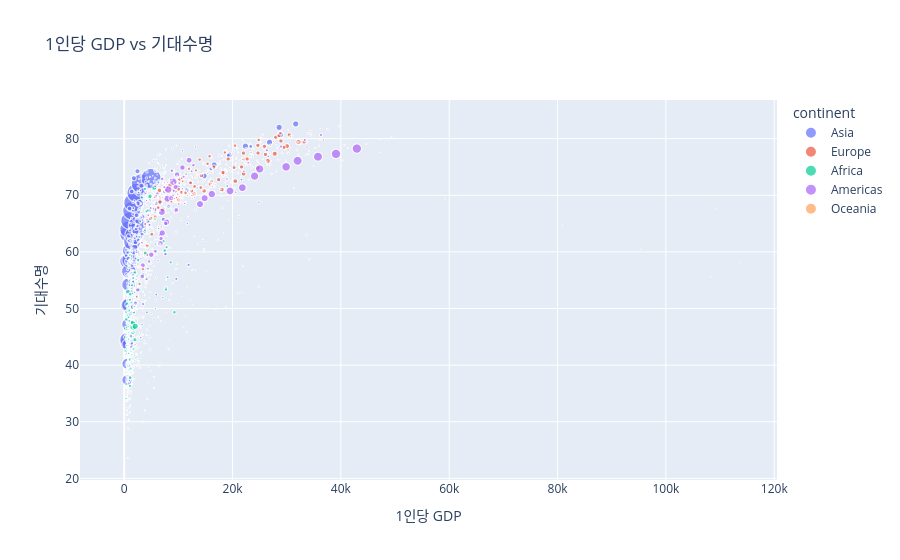

The notebook cell this image was saved under:
### Code cell
# px.scatter

fig = px.scatter(df_gapminder, x="gdpPercap", y="lifeExp",
                 color="continent",
                 size="pop",
                 hover_data=["country"],
                 title="1인당 GDP vs 기대수명",
                 labels={"gdpPercap": "1인당 GDP", "lifeExp": "기대수명"})
# labels={"gdpPercap": "1인당 GDP", "lifeExp": "기대수명"}

# labels를 쓰지 않으면 DataFrame의 컬럼명이 그대로 표시 (이전 예제에서 x축 레이블 → gdpPercap, y축 레이블 → lifeExp)
# x="gdpPercap" → "1인당 GDP"
# y="lifeExp" → "기대수명"
fig.show()

### Figure 1 — Plotly figure (JSON) as saved in the notebook; plotly's stock layout.template omitted (floating-point values rounded to 4 significant figures; data arrays with more than 128 entries replaced by an {"elided": "..."} marker saying what was removed)
{"data": [{"customdata": {"elided": "396x1 str values"}, "hovertemplate": "continent=Asia<br>1인당 GDP=%{x}<br>기대수명=%{y}<br>pop=%{marker.size}<br>country=%{customdata[0]}<extra></extra>", "legendgroup": "Asia", "marker": {"color": "#636efa", "size": {"elided": "396 int values"}, "sizemode": "area", "sizeref": 3297000.0, "symbol": "circle"}, "mode": "markers", "name": "Asia", "showlegend": true, "type": "scattergl", "x": {"elided": "396 float values"}, "xaxis": "x", "y": {"elided": "396 float values"}, "yaxis": "y"}, {"customdata": {"elided": "360x1 str values"}, "hovertemplate": "continent=Europe<br>1인당 GDP=%{x}<br>기대수명=%{y}<br>pop=%{marker.size}<br>country=%{customdata[0]}<extra></extra>", "legendgroup": "Europe", "marker": {"color": "#EF553B", "size": {"elided": "360 int values"}, "sizemode": "area", "sizeref": 3297000.0, "symbol": "circle"}, "mode": "markers", "name": "Europe", "showlegend": true, "type": "scattergl", "x": {"elided": "360 float values"}, "xaxis": "x", "y": {"elided": "360 float values"}, "yaxis": "y"}, {"customdata": {"elided": "624x1 str values"}, "hovertemplate": "continent=Africa<br>1인당 GDP=%{x}<br>기대수명=%{y}<br>pop=%{marker.size}<br>country=%{customdata[0]}<extra></extra>", "legendgroup": "Africa", "marker": {"color": "#00cc96", "size": {"elided": "624 int values"}, "sizemode": "area", "sizeref": 3297000.0, "symbol": "circle"}, "mode": "markers", "name": "Africa", "showlegend": true, "type": "scattergl", "x": {"elided": "624 float values"}, "xaxis": "x", "y": {"elided": "624 float values"}, "yaxis": "y"}, {"customdata": {"elided": "300x1 str values"}, "hovertemplate": "continent=Americas<br>1인당 GDP=%{x}<br>기대수명=%{y}<br>pop=%{marker.size}<br>country=%{customdata[0]}<extra></extra>", "legendgroup": "Americas", "marker": {"color": "#ab63fa", "size": {"elided": "300 int values"}, "sizemode": "area", "sizeref": 3297000.0, "symbol": "circle"}, "mode": "markers", "name": "Americas", "showlegend": true, "type": "scattergl", "x": {"elided": "300 float values"}, "xaxis": "x", "y": {"elided": "300 float values"}, "yaxis": "y"}, {"customdata": [["Australia"], ["Australia"], ["Australia"], ["Australia"], ["Australia"], ["Australia"], ["Australia"], ["Australia"], ["Australia"], ["Australia"], ["Australia"], ["Australia"], ["New Zealand"], ["New Zealand"], ["New Zealand"], ["New Zealand"], ["New Zealand"], ["New Zealand"], ["New Zealand"], ["New Zealand"], ["New Zealand"], ["New Zealand"], ["New Zealand"], ["New Zealand"]], "hovertemplate": "continent=Oceania<br>1인당 GDP=%{x}<br>기대수명=%{y}<br>pop=%{marker.size}<br>country=%{customdata[0]}<extra></extra>", "legendgroup": "Oceania", "marker": {"color": "#FFA15A", "size": [8691212, 9712569, 10794968, 11872264, 13177000, 14074100, 15184200, 16257249, 17481977, 18565243, 19546792, 20434176, 1994794, 2229407, 2488550, 2728150, 2929100, 3164900, 3210650, 3317166, 3437674, 3676187, 3908037, 4115771], "sizemode": "area", "sizeref": 3297000.0, "symbol": "circle"}, "mode": "markers", "name": "Oceania", "showlegend": true, "type": "scattergl", "x": [10040.0, 10950.0, 12220.0, 14530.0, 16790.0, 18330.0, 19480.0, 21890.0, 23420.0, 27000.0, 30690.0, 34440.0, 10560.0, 12250.0, 13180.0, 14460.0, 16050.0, 16230.0, 17630.0, 19010.0, 18360.0, 21050.0, 23190.0, 25190.0], "xaxis": "x", "y": [69.12, 70.33, 70.93, 71.1, 71.93, 73.49, 74.74, 76.32, 77.56, 78.83, 80.37, 81.23, 69.39, 70.26, 71.24, 71.52, 71.89, 72.22, 73.84, 74.32, 76.33, 77.55, 79.11, 80.2], "yaxis": "y"}], "layout": {"legend": {"itemsizing": "constant", "title": {"text": "continent"}, "tracegroupgap": 0}, "title": {"text": "1인당 GDP vs 기대수명"}, "xaxis": {"anchor": "y", "domain": [0, 1], "title": {"text": "1인당 GDP"}}, "yaxis": {"anchor": "x", "domain": [0, 1], "title": {"text": "기대수명"}}}}
